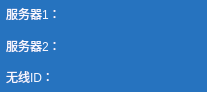
       <widget class="QWidget" name="widget_3" native="true">
        <property name="geometry">
         <rect>
          <x>789</x>
          <y>517</y>
          <width>207</width>
          <height>92</height>
         </rect>
        </property>
        <property name="styleSheet">
         <string notr="true">background-color: rgb(38, 115, 191);
color: rgb(248, 248, 255);</string>
        </property>
        <widget class="QLabel" name="label_19">
         <property name="geometry">
          <rect>
           <x>6</x>
           <y>2</y>
           <width>86</width>
           <height>23</height>
          </rect>
         </property>
         <property name="styleSheet">
          <string notr="true">font: 14pt &quot;Arial&quot;;
</string>
         </property>
         <property name="text">
          <string>服务器1：</string>
         </property>
        </widget>
        <widget class="QLabel" name="label_dataserverip">
         <property name="geometry">
          <rect>
           <x>84</x>
           <y>2</y>
           <width>121</width>
           <height>23</height>
          </rect>
         </property>
         <property name="styleSheet">
          <string notr="true">font: 14pt &quot;Arial&quot;;</string>
         </property>
         <property name="text">
          <string/>
         </property>
        </widget>
        <widget class="QLabel" name="label_14">
         <property name="geometry">
          <rect>
           <x>84</x>
           <y>65</y>
           <width>121</width>
           <height>23</height>
          </rect>
         </property>
         <property name="styleSheet">
          <string notr="true">font: 14pt &quot;Arial&quot;;</string>
         </property>
         <property name="text">
          <string/>
         </property>
        </widget>
        <widget class="QLabel" name="label_21">
         <property name="geometry">
          <rect>
           <x>6</x>
           <y>65</y>
           <width>76</width>
           <height>23</height>
          </rect>
         </property>
         <property name="styleSheet">
          <string notr="true">font: 14pt &quot;黑体&quot;;</string>
         </property>
         <property name="text">
          <string>无线ID：</string>
         </property>
        </widget>
        <widget class="QLabel" name="label_20">
         <property name="geometry">
          <rect>
           <x>6</x>
           <y>34</y>
           <width>81</width>
           <height>23</height>
          </rect>
         </property>
         <property name="styleSheet">
          <string notr="true">font: 14pt &quot;黑体&quot;;</string>
         </property>
         <property name="text">
          <string>服务器2：</string>
         </property>
        </widget>
        <widget class="QLabel" name="label_curveserverip">
         <property name="geometry">
          <rect>
           <x>84</x>
           <y>34</y>
           <width>121</width>
           <height>23</height>
          </rect>
         </property>
         <property name="styleSheet">
          <string notr="true">font: 14pt &quot;Arial&quot;;</string>
         </property>
         <property name="text">
          <string/>
         </property>
        </widget>
       </widget>
